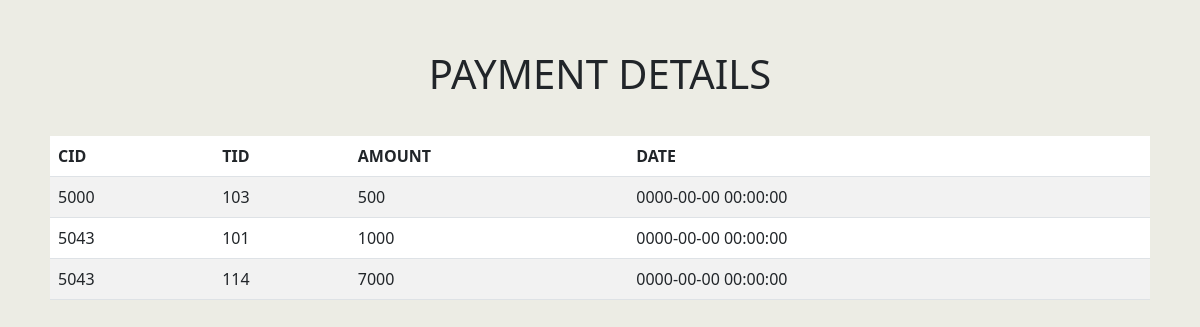
Page /detpayment.php on the committed database.
### tables this page shows
CREATE TABLE `payment` (
  `CID` int(20) NOT NULL,
  `TID` int(20) NOT NULL,
  `AMOUNT` int(11) NOT NULL,
  `DATE` datetime NOT NULL
);

### detpayment.php (the view, shortened to what this page needs)
<?php
$server = "localhost";
$username = "root";
$password = "";
  $database = "dbms";
$con= mysqli_connect($server, $username, $password,$database);
$sql = "SELECT * FROM payment";
$result = $con->query($sql);
?>
<!DOCTYPE html>
<html lang="en">
<head>
    <link href="https://cdn.jsdelivr.net/npm/bootstrap@5.3.0-alpha1/dist/css/bootstrap.min.css" rel="stylesheet">
</head>
<body style="margin:50px;">
    <h1 style="text-align:center; padding-bottom:30px;">PAYMENT DETAILS</h1>
    <table class=" table table-striped">
        <thead>
            <tr>
                <th>CID</th>
                <th>TID</th>
                <th>AMOUNT</th>
                <th>DATE</th>
            </tr>
        </thead>
        <tbody>
            <?php
           while($row=$result->fetch_assoc()){
            echo "<tr>
                <td>". $row["CID"] ."</td>
                <td>". $row["TID"] ."</td>
                <td>". $row["AMOUNT"] ."</td>
                <td>". $row["DATE"] ."</td>
            </tr>";
           }
           ?>
        </tbody>
    </table>
</body>
</html>

### detpayment.php (style rules this page uses)
* { margin: 0; padding: 0; }
body { background-color: rgb(236, 236, 228); }

### rows in the picture
payment: CID "5000", TID "103", AMOUNT "500", DATE "0000-00-00 00:00:00"
payment: CID "5043", TID "101", AMOUNT "1000", DATE "0000-00-00 00:00:00"
payment: CID "5043", TID "114", AMOUNT "7000", DATE "0000-00-00 00:00:00"
